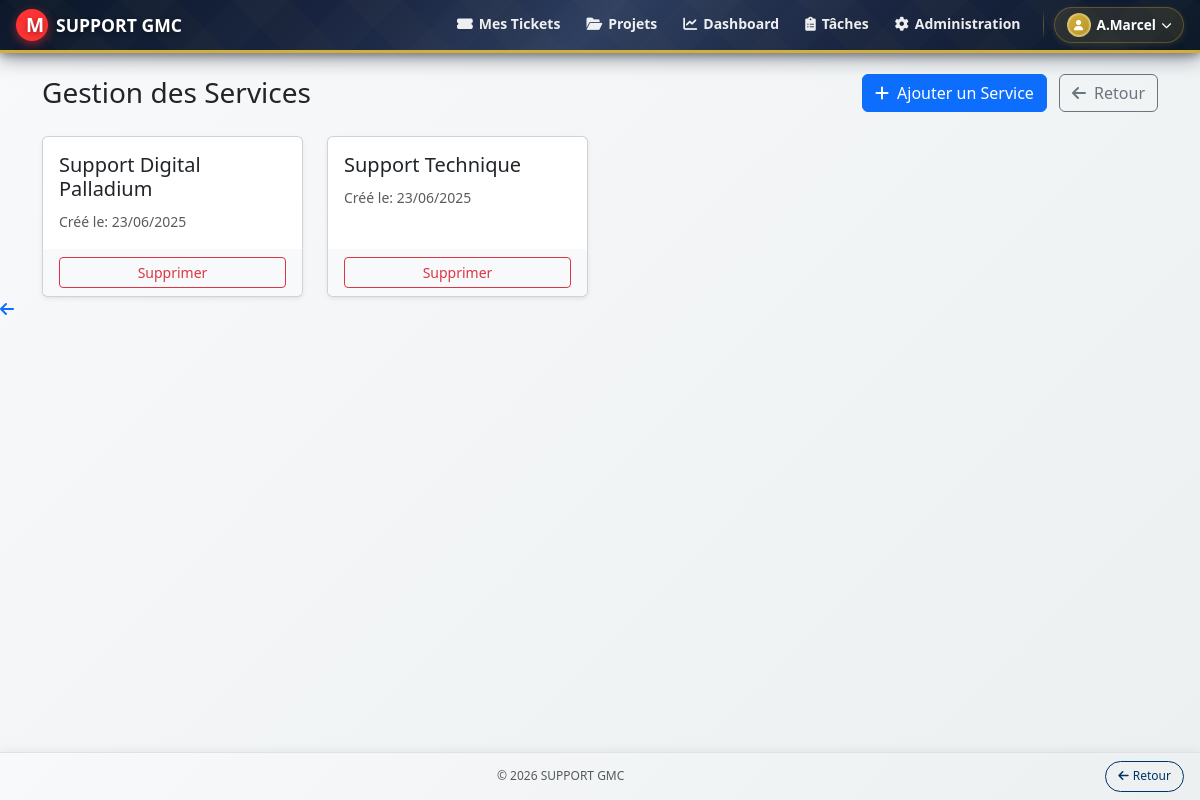
/public/admin_manage_services.php (signed in), run on the app's committed database.
### tables this page shows
CREATE TABLE `services` (
  `id` int NOT NULL,
  `name` varchar(100) NOT NULL,
  `created_at` datetime DEFAULT CURRENT_TIMESTAMP
);

### public/admin_manage_services.php (the view, shortened to what this page needs)
<?php
require_once "../config/database.php";
include '../includes/header.php';
$sql = "SELECT id, name, created_at FROM services ORDER BY name";
$services = [];
if($result = mysqli_query($link, $sql)){
    while($row = mysqli_fetch_assoc($result)){
        $services[] = $row;
    }
}
?>
<div class="container mt-4">
    <div class="d-flex justify-content-between align-items-center mb-4">
        <h3 class="mb-0">Gestion des Services</h3>
        <div>
            <a href="admin_add_service.php" class="btn btn-primary"><i class="fas fa-plus me-2"></i>Ajouter un Service</a>
            <a href="admin_panel.php" class="btn btn-outline-secondary ms-2"><i class="fas fa-arrow-left me-2"></i>Retour</a>
        </div>
    </div>
    <div class="row row-cols-1 row-cols-md-2 row-cols-lg-4 g-4">
        <?php if(!empty($services)): foreach($services as $service): ?>
            <div class="col">
                <div class="card h-100 shadow-sm">
                    <div class="card-body">
                        <h5 class="card-title"><?php echo htmlspecialchars($service['name']); ?></h5>
                        <p class="card-text">
                            <small class="text-muted">Créé le: <?php echo date("d/m/Y", strtotime($service['created_at'])); ?></small>
                        </p>
                    </div>
                    <div class="card-footer bg-light border-top-0">
                        <form action="admin_delete_service.php" method="post" onsubmit="return confirm('Attention ! La suppression de ce service est irréversible et supprimera les tickets associés. Confirmer ?');">
                            <button type="submit" class="btn btn-outline-danger btn-sm w-100">Supprimer</button>
                        </form>
                    </div>
                </div>
            </div>
        <?php endforeach; endif; ?>
    </div>
</div>
<?php
include '../includes/footer.php';
?>

### includes/header.php (style rules this page uses)
body { padding-top: 50px; }
body { background: linear-gradient(135deg, #f8f9fa 0%, #ecf0f1 100%) !important; min-height: 100vh; background-attachment: fixed; }

### includes/footer.php (style rules this page uses)
body { padding-bottom: 50px !important; }

### data on the page
services: name "Support Digital Palladium", created_at "23/06/2025"
services: name "Support Technique", created_at "23/06/2025"

### other printed values
substr($_SESSION['username'], 0, 15) "A.Marcel"
